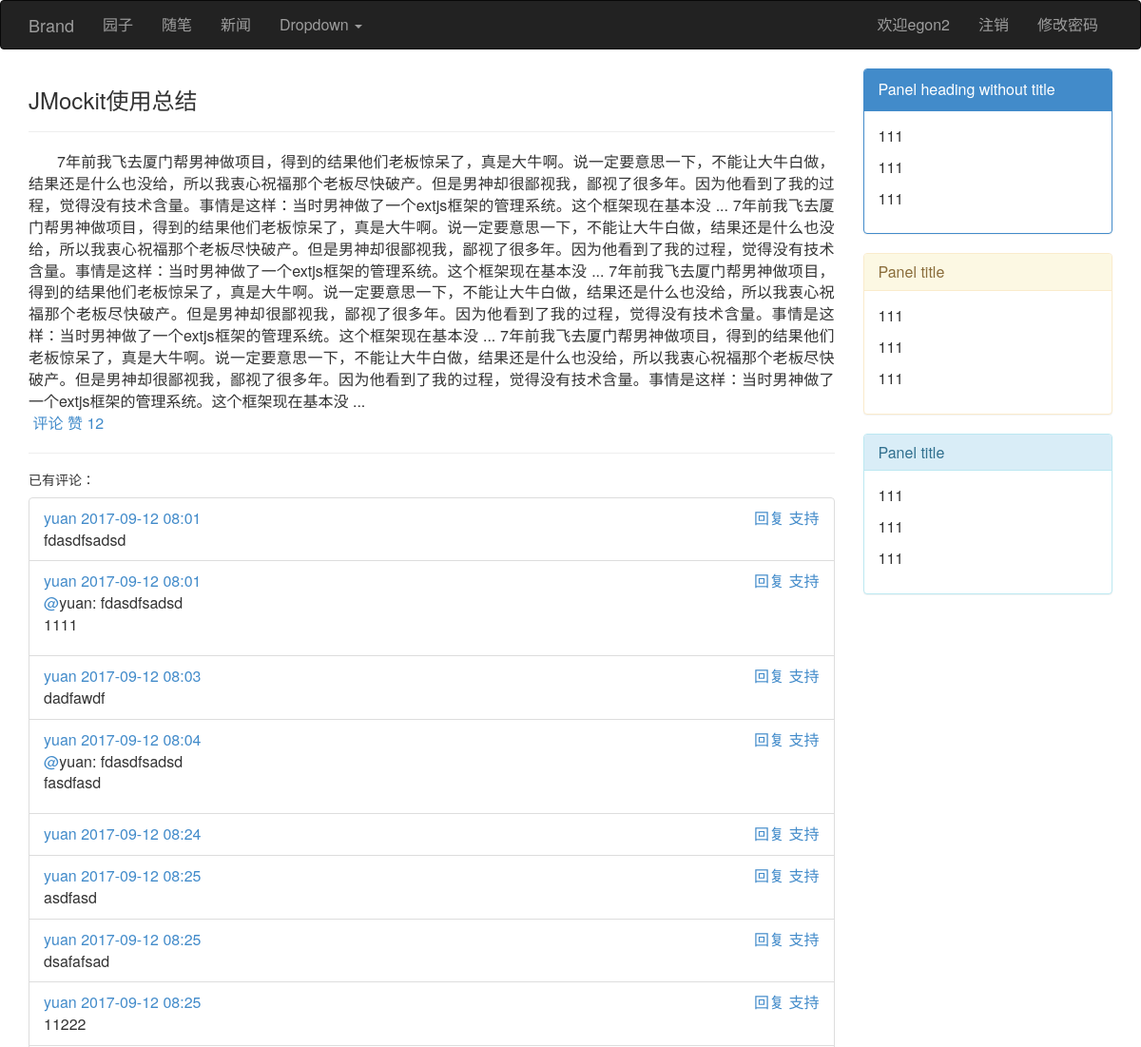
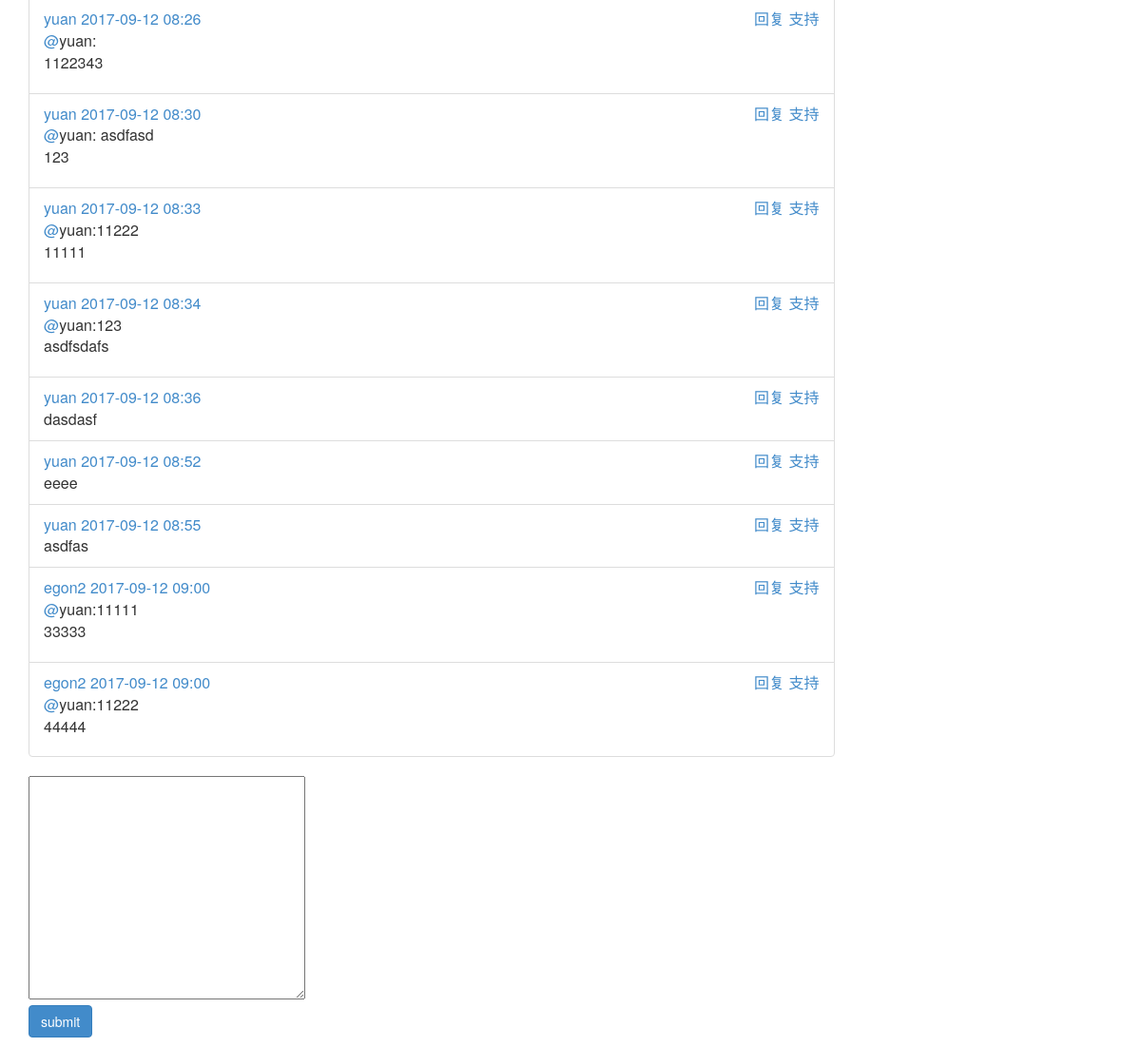
The app's page /blog/egon/article/1 (signed in) with its own data (2 pictures, top to bottom).
### blog/models.py (models this page shows, shortened)
class UserInfo(AbstractUser):
    nid = models.BigAutoField(primary_key=True)
    nickname = models.CharField(verbose_name='昵称', max_length=32)
    telephone = models.CharField(max_length=11, blank=True, null=True, unique=True, verbose_name='手机号码')
    avatar = models.FileField(verbose_name='头像', upload_to='./upload/avatar/',default="./upload/avatar/avatar.png")
    create_time = models.DateTimeField(verbose_name='创建时间',auto_now_add=True)
    fans = models.ManyToManyField(verbose_name='粉丝们',
                                  to='UserInfo',
                                  through='UserFans',
                                  through_fields=('user', 'follower'))

class Article(models.Model):
    nid = models.BigAutoField(primary_key=True)
    title = models.CharField(max_length=50, verbose_name='文章标题')
    desc = models.CharField(max_length=255, verbose_name='文章描述')
    read_count = models.IntegerField(default=0)
    comment_count = models.IntegerField(default=0)
    up_count = models.IntegerField(default=0)
    down_count = models.IntegerField(default=0)
    category = models.ForeignKey(verbose_name='文章类型', to='Category', to_field='nid', null=True)
    create_time = models.DateTimeField(verbose_name='创建时间', auto_now_add=True)
    blog = models.ForeignKey(verbose_name='所属博客', to='Blog', to_field='nid')
    tags = models.ManyToManyField(
        to="Tag",
        through='Article2Tag',
        through_fields=('article', 'tag'),
    )
    type_choices = [
        (1, "Python"),
        (2, "Linux"),
        (3, "OpenStack"),
        (4, "GoLang"),
    ]
    article_type_id = models.IntegerField(choices=type_choices, default=None)
    objects=ArticleManager()

class ArticleDetail(models.Model):
    nid = models.AutoField(primary_key=True,default=1)
    content = models.TextField(verbose_name='文章内容', )
    article = models.OneToOneField(verbose_name='所属文章', to='Article', to_field='nid')

class Comment(models.Model):
    nid = models.BigAutoField(primary_key=True)
    article = models.ForeignKey(verbose_name='评论文章', to='Article', to_field='nid')
    content = models.CharField(verbose_name='评论内容', max_length=255)
    create_time = models.DateTimeField(verbose_name='创建时间', auto_now_add=True)
    parent_id = models.ForeignKey('self', blank=True, null=True, verbose_name='父级评论')
    user = models.ForeignKey(verbose_name='评论者', to='UserInfo', to_field='nid')
    up_count = models.IntegerField(default=0)

### blog/views.py (the view)
# urls.py: url("(?P<user_site>\w+)/article/(?P<article_id>\d+)",views.articleDetail),
def articleDetail(request,user_site,article_id):
    article_obj=Article.objects.filter(nid=article_id).first()
    coment_list=Comment.objects.filter(article_id=article_id)
    return render(request,"articleDetail.html",locals())

### blog/views.py (called while the page is built)
def func_class(request):
    return {"func":settings.FUNCTION}

### templates/articleDetail.html (shortened to what this page needs)
{% extends "base.html" %}
{% block content %}
      <div class="col-md-9">
            <div class="article_content">
                <div><h3>{{ article_obj.title }}</h3></div>
                <hr>
                <div class="content">{{ article_obj.articledetail.content }}</div>
                <div class="icon">
                    &nbsp<a href="">评论</a>
                    <a class="poll">赞 <span>{{ article_obj.up_count }}</span></a>
              </div>
            </div>
          <hr>
          <h5>已有评论：</h5>
          <ul class="list-group comment_list">
              {% for coment in coment_list %}
                  <li class="list-group-item comment_item">
                      <a href="">{{ coment.user.username }}</a>
                      <a href="">{{ coment.create_time|date:"Y-m-d H:i" }}</a>
                      <a href="" class="pull-right">&nbsp;支持</a>
                      <a href="#comment_content" class="pull-right reply_btn">回复</a>
                     <div>
                        {% if coment.parent_id %}
                            <span><a href="">@</a>{{ coment.parent_id.user.username }}:{{ coment.parent_id.content }}</span>
                            <p>{{ coment.content }}</p>
                         {% else %}
                            {{ coment.content }}
                        {% endif %}
                     </div>
                  </li>
              {% endfor %}
          </ul>
          <form action="">
              <textarea  id="comment_content" cols="30" rows="10">
              </textarea>
               <p>
                   <input type="button" value="submit" class="btn btn-primary ajax_comment">
               </p>
          </form>
      </div>
{% endblock %}
{% block others %}
            <div class="panel panel-primary">
                  <div class="panel-heading">Panel heading without title</div>
                  <div class="panel-body">
                   <p>111</p>
                   <p>111</p>
                   <p>111</p>
                  </div>
                </div>
            <div class="panel panel-warning">
              <div class="panel-heading">
                <h3 class="panel-title">Panel title</h3>
              </div>
              <div class="panel-body">
                   <p>111</p>
                   <p>111</p>
                   <p>111</p>
              </div>
            </div>
             <div class="panel panel-info">
              <div class="panel-heading">
                <h3 class="panel-title">Panel title</h3>
              </div>
              <div class="panel-body">
                <p>111</p>
                   <p>111</p>
                   <p>111</p>
              </div>
            </div>
{% endblock %}

### templates/base.html (shortened to what this page needs)
{% load staticfiles %}
<!DOCTYPE html>
<html lang="en">
<head>
    <link rel="stylesheet" href="{% static 'bootstrap/css/bootstrap.css' %}">
    <link rel="stylesheet" href="{% static 'css/articleDetail.css' %}">
</head>
<body>
<nav class="navbar navbar-inverse">
  <div class="container">
    <div class="navbar-header">
      <a class="navbar-brand" href="#">Brand</a>
    </div>
    <div class="collapse navbar-collapse" id="bs-example-navbar-collapse-1">
      <ul class="nav navbar-nav">
      {% for type_choice in func %}
          <li><a href="#">{{ type_choice.1 }}</a></li>
      {% endfor %}
        <li class="dropdown">
          <a href="#" class="dropdown-toggle" data-toggle="dropdown" role="button" aria-haspopup="true" aria-expanded="false">Dropdown <span class="caret"></span></a>
        </li>
      </ul>
      <ul class="nav navbar-nav navbar-right">
         {% if request.user.is_authenticated %}
              <li><a href="/login/">欢迎{{ request.user.username }}</a></li>
              <li><a href="/logout/">注销</a></li>
              <li><a href="#">修改密码</a></li>
         {% else %}
              <li><a href="/login/">登录</a></li>
              <li><a href="#">注册</a></li>
         {% endif %}
      </ul>
    </div>
  </div>
</nav>
<div class="container">
    <div class="row">
             {% block content %}
             {% endblock %}
         <div class="col-md-3">
             {% block others %}
             {% endblock %}
         </div>
    </div>
</div>
</body>
</html>

### blog/static/css/articleDetail.css (style rules this page uses)
.article_content .content { text-align: justify; text-indent: 30px; }

### templates/base.html (style rules this page uses)
a { text-decoration: none; }
body { font-size: 16px; }

### records on screen
UserInfo: user.username "egon2"
Article: title "JMockit使用总结", articledetail.content "7年前我飞去厦门帮男神做项目，得到的结果他们老板惊呆了，真是大牛啊。说一定要意思一下，不能让大牛白做，结果还是什么也没给，所以我衷心祝福那个老板尽快破产。但是男神却很鄙视我，鄙视了很多年。因为他看到了我的过程，觉得没有技术含量。事情是这样：当时男神做了一个extjs框架的管理系统。这个框架现在基本没 ... 7年前我飞去厦门帮男神做项目，得到的结果他们老板惊呆了，真是大牛啊。说一定要意思一下，不能让大牛白做，结果还是什么也没给，所以我衷心祝福那个老板尽快破产。但是男神却很鄙视我，鄙视了很多年。因为他看到了我的过程，觉得没有技术含量。事情是这样：当时男神做了一个extjs框架的管理系统。这个框架现在基本没 ... 7年前我飞去厦门帮男神做项目，得到的结果他们老板惊呆了，真是大牛啊。说一定要意思一下，不能让大牛白做，结果还是什么也没给，所以我衷心祝福那个老板尽快破产。但是男神却很鄙视我，鄙视了很多年。因为他看到了我的过程，觉得没有技术含量。事情是这样：当时男神做了一个extjs框架的管理系统。这个框架现在基本没 ... 7年前我飞去厦门帮男神做项目，得到的结果他们老板惊呆了，真是大牛啊。说一定要意思一下，不能让大牛白做，结果还是什么也没给，所以我衷心祝福那个老板尽快破产。但是男神却很鄙视我，鄙视了很多年。因为他看到了我的过程，觉得没有技术含量。事情是这样：当时男神做了一个extjs框架的管理系统。这个框架现在基本没 ...", up_count "12"
Comment: user.username "yuan", create_time "2017-09-12 08:01", content "fdasdfsadsd"
Comment: user.username "yuan", create_time "2017-09-12 08:01", parent_id.user.username "yuan", parent_id.content "fdasdfsadsd", content "1111"
Comment: user.username "yuan", create_time "2017-09-12 08:03", content "dadfawdf"
Comment: user.username "yuan", create_time "2017-09-12 08:04", parent_id.user.username "yuan", parent_id.content "fdasdfsadsd", content "fasdfasd"
Comment: user.username "yuan", create_time "2017-09-12 08:24"
Comment: user.username "yuan", create_time "2017-09-12 08:25", content "asdfasd"
Comment: user.username "yuan", create_time "2017-09-12 08:25", content "dsafafsad"
Comment: user.username "yuan", create_time "2017-09-12 08:25", content "11222"
Comment: user.username "yuan", create_time "2017-09-12 08:26", parent_id.user.username "yuan", content "1122343"
Comment: user.username "yuan", create_time "2017-09-12 08:30", parent_id.user.username "yuan", parent_id.content "asdfasd", content "123"
Comment: user.username "yuan", create_time "2017-09-12 08:33", parent_id.user.username "yuan", parent_id.content "11222", content "11111"
Comment: user.username "yuan", create_time "2017-09-12 08:34", parent_id.user.username "yuan", parent_id.content "123", content "asdfsdafs"
Comment: user.username "yuan", create_time "2017-09-12 08:36", content "dasdasf"
Comment: user.username "yuan", create_time "2017-09-12 08:52", content "eeee"
Comment: user.username "yuan", create_time "2017-09-12 08:55", content "asdfas"
Comment: user.username "egon2", create_time "2017-09-12 09:00", parent_id.user.username "yuan", parent_id.content "11111", content "33333"
Comment: user.username "egon2", create_time "2017-09-12 09:00", parent_id.user.username "yuan", parent_id.content "11222", content "44444"

### other values on screen
{{ type_choice.1 }} "园子" "随笔" "新闻"
